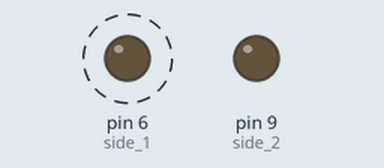
The sketch below on a simulated Arduino Uno, built with avr-gcc and run on an emulated ATmega328P. Parts: output pins drawn as LEDs (lit = HIGH). Dashed ring = blinking.

Above: at 0.2 s.
At 2.2 s:
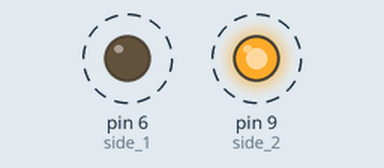
Timing chart, 0 to 3.0 s (numbered marks = the images above):
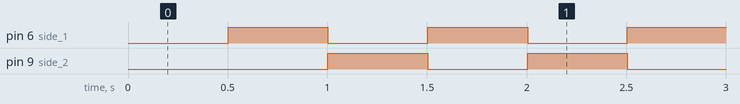

The sketch:

fins.ino
```cpp
int side_1 = 6;
int side_2 = 9;

void setup()
{
  pinMode(side_1, OUTPUT);
  pinMode(side_2, OUTPUT);
}

void loop()
{
  static int dir = 0;
  static uint32_t last_changed = 0;

  if (millis() > last_changed + 500)
  {
    if (dir)
    {
      digitalWrite(side_1, LOW);
      digitalWrite(side_2, HIGH);
    }
    else
    {
      digitalWrite(side_2, LOW);
      digitalWrite(side_1, HIGH);
    }

    dir = 1 - dir;

    last_changed = millis();
  }
}
```

Measured:
- by itself, pin 6 (side_1), pin 9 (side_2): alternates HIGH for 0.50 s and LOW for 0.50 s
